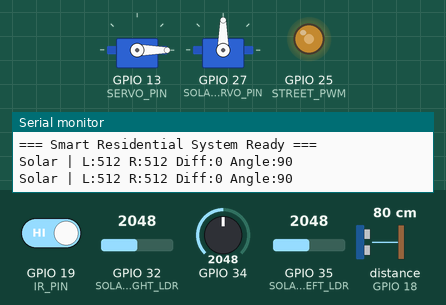
This sketch was run on a simulated ESP32. Shown: 2 × servo, output pins drawn as LEDs (lit = HIGH), the last lines printed to the serial monitor. Wiring (inferred from the names in the program): ultrasonic range finder: trigger GPIO 5; echo GPIO 18. Inputs (shaded band) come from the test bench; at power-on: GPIO 32 (SOLAR_RIGHT_LDR) = 2048, GPIO 19 (IR_PIN) HIGH, GPIO 35 (SOLAR_LEFT_LDR) = 2048, GPIO 34 = 2048, distance to the obstacle (sensor on GPIO 18) 80 cm (analog values on the 0–4095 scale). The echo pulse lasts 58.3 µs per cm; pins used as bus, display or sensor lines are not drawn.

Above: at 1.26 s.
1.3 s: GPIO 32 (SOLAR_RIGHT_LDR) set to 2340
4.3 s: GPIO 32 (SOLAR_RIGHT_LDR) set to 2402
At 4.47 s:
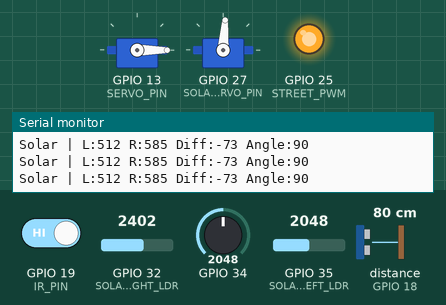
7.3 s: GPIO 19 (IR_PIN) driven LOW
At 8.3 s:
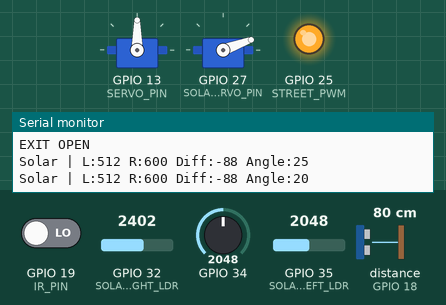
10.3 s: GPIO 35 (SOLAR_LEFT_LDR) set to 2676
11.8 s: GPIO 35 (SOLAR_LEFT_LDR) set to 2764
At 12.78 s:
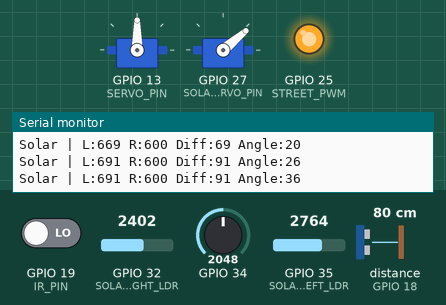
14.8 s: GPIO 34 set to 1940
At 14.99 s:
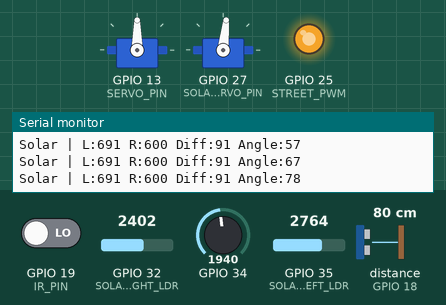
Timing chart, 0 to 18.8 s (numbered marks = the images above; inputs shaded):
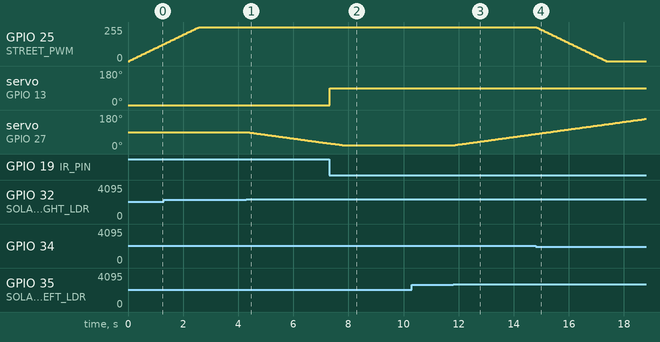

The sketch:

Arduino.ino
```cpp
// ESP32 PORT NOTES (read before uploading):
// 1) Install "ESP32Servo" library via Arduino IDE Library Manager (original
// Servo.h does not work on ESP32). 2) Tools > Board > select your ESP32 Dev
// Module. 3) ESP32 GPIOs are 3.3V logic, NOT 5V tolerant. If your HC-SR04 ECHO
// pin or IR sensor output
//    is 5V, use a voltage divider / logic level shifter before connecting to
//    ESP32 GPIO.
// 4) analogWrite() is replaced with ledcWrite() for ESP32 compatibility.
// 5) FIX (servo not moving): both servos and the street-light PWM were fighting
//    over the same LEDC timer. ESP32 LEDC has only 4 timers per speed group and
//    every 2 channels share 1 timer - if the 1000Hz street-light channel lands
//    on the same timer as a 50Hz servo channel, the timer's frequency gets
//    overwritten and the servo pulse train breaks for BOTH servos. Fix: reserve
//    a dedicated timer before attaching servos, and attach both servos BEFORE
//    the street-light ledcAttach() call.
#include <ESP32Servo.h>

// =============================================================
// Smart Residential System - ESP32 Controller
// Modules:
//   No1 - Ultrasonic + IR + Servo Gate (Entry/Exit)
//   No2 - LDR + PWM MOSFET Auto Street Light (with gradual dim)
//   No3 - Dual-LDR Solar Tracker with slow Servo
// =============================================================

// ==================== No1: Gate System =======================
#define TRIG_PIN 5   // ESP32: was 2 (avoids boot-strapping pin)
#define IR_PIN 19    // ESP32: was 3
#define ECHO_PIN 18  // ESP32: was 4
#define SERVO_PIN 13 // ESP32: was 5

Servo gateServo;

// --- Gate Angles ---
const int GATE_CLOSE_ANGLE = 0;
const int GATE_OPEN_ANGLE = 90;

// --- Detection Thresholds ---
const int ENTRY_DETECT_CM = 8; // Object 5..8 cm -> entry car incoming
const int EXIT_DETECT_CM = 4;  // Object <=4 cm -> car exiting gate area

// --- Debounce / Stability ---
const int STABLE_NEEDED = 2; // Consecutive reads needed before opening
int stableCount = 0;

// --- Timing ---
const unsigned long CLOSE_DELAY_MS = 1500; // Wait before closing gate (ms)
const unsigned long ENTRY_TIMEOUT_MS =
    10000; // FIX: Max time gate stays open for ENTRY
           // (IR miss-fire kaukwya, security risk ul shi)

// --- State Machine ---
enum GateMode {
  IDLE,
  ENTRY_OPEN,
  EXIT_OPEN,
  WAIT_CLEAR // Wait until no vehicle is detected before going IDLE
};
GateMode gateMode = IDLE;

// --- Non-blocking close timer ---
bool closeTimerActive = false;
unsigned long closeTimerStart = 0;

// Minimum time gate stays open before the EXIT close timer is allowed to start.
// Prevents instant-close if the IR beam is only briefly broken (car hasn't
// fully passed) right at the moment the gate opens.
const unsigned long EXIT_HOLD_MS = 800; // ms gate must stay open for EXIT mode
unsigned long exitOpenTime = 0;         // time when EXIT_OPEN state was entered

// FIX: Entry open timestamp for timeout guard
unsigned long entryOpenTime = 0;

// ==================== No2: Street Light ======================
#define STREET_LDR                                                             \
  34 // ESP32: was A0 (ADC1_CH6, input-only pin, fine for analogRead)
#define STREET_PWM 25 // ESP32: was 6 (pin 6-11 reserved for flash on ESP32)

// FIX: LEDC channel settings for ESP32 (replaces analogWrite)
#define STREET_LEDC_FREQ 1000 // Hz
#define STREET_LEDC_RES 8     // bits (0-255)

const int STREET_THRESHOLD =
    500; // LDR raw value (0-1023, see analogReadResolution below)
const bool DARK_WHEN_LOW = false; // false = dark when LDR value is HIGH

// Gradual dimming: ramp speed
const int LIGHT_RAMP_STEP = 5;
int currentBrightness = 0;

// ==================== No3: Solar Tracker =====================
#define SOLAR_LEFT_LDR 35  // ESP32: was A1 (ADC1_CH7)
#define SOLAR_RIGHT_LDR 32 // ESP32: was A2 (ADC1_CH4)
#define SOLAR_SERVO_PIN 27 // ESP32: was 10

Servo solarServo;

const int SOLAR_THRESHOLD = 80; // Min diff to trigger movement
const int SOLAR_MIN_ANGLE = 20;
const int SOLAR_MAX_ANGLE = 160;
const int SOLAR_STEP = 1;        // Degrees per servo step
const int SOLAR_MOVE_DELAY = 40; // ms between servo steps

int solarAngle = 90;
unsigned long lastSolarMove = 0;

// ⚡ POWER GUARD
const unsigned long SERVO_STAGGER_MS = 20;
unsigned long lastGateServoMove = 0;

// ==================== Main Loop Timing =======================
unsigned long lastLoopRun = 0;
const unsigned long LOOP_INTERVAL = 50;

// =============================================================
void setup() {
  Serial.begin(115200);

  // ESP32: match Uno's 10-bit ADC range (0-1023) so STREET_THRESHOLD /
  // SOLAR_THRESHOLD stay valid unchanged. ESP32 ADC defaults to 12-bit (0-4095)
  // otherwise.
  analogReadResolution(10);

  // Gate pins
  pinMode(TRIG_PIN, OUTPUT);
  pinMode(ECHO_PIN, INPUT);
  pinMode(IR_PIN, INPUT_PULLUP);

  // FIX: reserve a dedicated LEDC timer BEFORE either servo attaches, so the
  // street-light's 1000Hz channel (attached further below) is pushed onto a
  // timer that neither servo is using. Without this, the auto-allocator can
  // place the 1000Hz channel on the same timer as a 50Hz servo channel, which
  // silently rewrites that timer's frequency and breaks the servo's pulses.
  ESP32PWM::allocateTimer(3);

  // FIX: setPeriodHertz(50) locks each servo channel to standard 50Hz before
  // attach, and explicit 500-2400us pulse range is safer across servo brands
  // than the library default.
  gateServo.setPeriodHertz(50);
  gateServo.attach(SERVO_PIN, 500, 2400);
  closeGate();

  // Solar tracker - attached here (still before street light PWM) so both
  // servos claim their timers first.
  solarServo.setPeriodHertz(50);
  solarServo.attach(SOLAR_SERVO_PIN, 500, 2400);
  solarServo.write(solarAngle);

  // FIX: Street light - use ledcAttach + ledcWrite instead of analogWrite for
  // ESP32. Moved to AFTER both servo attach() calls (see timer-sharing note
  // above).
  ledcAttach(STREET_PWM, STREET_LEDC_FREQ, STREET_LEDC_RES);
  ledcWrite(STREET_PWM, 0);

  Serial.println(F("=== Smart Residential System Ready ==="));
}

// =============================================================
void loop() {
  if (millis() - lastLoopRun >= LOOP_INTERVAL) {
    lastLoopRun = millis();
    handleGate();
    handleStreetLight();
    handleSolarTracker();
  }
}

// =============================================================
// No1: Entry / Exit Gate Handler
// =============================================================
void handleGate() {
  long distance = 999;

  // FIX: Gate ပွင့်နေတဲ့အချိန်တွေမှာ pulseIn() ကြောင့် Solar Tracker တုန်ခါ/နှေးကွေးခြင်းမှ
  // ကာကွယ်ရန် Gate အပိတ် (IDLE) နှင့် ကားရှင်းမရှင်းစစ်ဆေးချိန် (WAIT_CLEAR) တွင်သာ Ultrasonic
  // ဖတ်မည်။
  if (gateMode == IDLE || gateMode == WAIT_CLEAR) {
    distance = getDistanceCM();
  }

  bool irDetected = (digitalRead(IR_PIN) == LOW);

  bool entryDetected = (distance >= 5 && distance <= ENTRY_DETECT_CM);
  bool exitDetected = (distance >= 1 && distance <= EXIT_DETECT_CM);

  // ---------- WAIT_CLEAR: wait for vehicle to fully clear ----------
  if (gateMode == WAIT_CLEAR) {
    if (!entryDetected && !exitDetected && !irDetected) {
      gateMode = IDLE;
      stableCount = 0;
      Serial.println(F("Gate area cleared -> IDLE"));
    }
    return;
  }

  // ---------- ENTRY detection ----------
  if (gateMode == IDLE && entryDetected) {
    stableCount++;
    if (stableCount >= STABLE_NEEDED) {
      openGate();
      gateMode = ENTRY_OPEN;
      stableCount = 0;
      entryOpenTime = millis(); // FIX: record entry open time for timeout guard
      Serial.println(F("ENTRY OPEN"));
    }
  }
  // ---------- EXIT detection ----------
  else if (gateMode == IDLE && irDetected) {
    openGate();
    gateMode = EXIT_OPEN;
    stableCount = 0;
    exitOpenTime = millis(); // Record when gate opened for EXIT hold guard
    Serial.println(F("EXIT OPEN"));
  } else if (gateMode == IDLE) {
    stableCount = 0;
  }

  // ---------- Start close timer after car passes ----------
  if (gateMode == ENTRY_OPEN && irDetected && !closeTimerActive) {
    closeTimerActive = true;
    closeTimerStart = millis();
    Serial.println(F("Entry car passed IR -> starting close timer"));
  }

  // FIX: ENTRY TIMEOUT GUARD
  // IR sensor miss-fire ဖြစ်ရင် Gate ထာဝရ ဖွင့်မနေအောင် timeout ထည့်ထားတယ်။
  // Security risk ကာကွယ်ချက်။
  if (gateMode == ENTRY_OPEN && !closeTimerActive &&
      (millis() - entryOpenTime >= ENTRY_TIMEOUT_MS)) {
    closeTimerActive = true;
    closeTimerStart = millis();
    Serial.println(F("Entry timeout -> force close timer started"));
  }

  // EXIT mode: start timer only after car fully clears AND hold time elapsed.
  // EXIT_HOLD_MS guard prevents instant-close the moment gate opens.
  if (gateMode == EXIT_OPEN && !exitDetected && !irDetected &&
      !closeTimerActive && (millis() - exitOpenTime >= EXIT_HOLD_MS)) {
    closeTimerActive = true;
    closeTimerStart = millis();
    Serial.println(F("Exit car cleared -> starting close timer"));
  }

  // ---------- Execute close after delay ----------
  if (closeTimerActive && (millis() - closeTimerStart >= CLOSE_DELAY_MS)) {
    closeGate();

    if (gateMode == ENTRY_OPEN)
      Serial.println(F("ENTRY CLOSED"));
    if (gateMode == EXIT_OPEN)
      Serial.println(F("EXIT CLOSED"));

    gateMode = WAIT_CLEAR;
    closeTimerActive = false;
  }
}

// --- Ultrasonic distance measurement ---
long getDistanceCM() {
  digitalWrite(TRIG_PIN, LOW);
  delayMicroseconds(2);
  digitalWrite(TRIG_PIN, HIGH);
  delayMicroseconds(10);
  digitalWrite(TRIG_PIN, LOW);

  // FIX: timeout 15000 -> 8000us (max ~138cm range, reduces blocking from 15ms
  // to 8ms) Solar Tracker smoothness တိုးတက်မည်
  long duration = pulseIn(ECHO_PIN, HIGH, 8000);
  if (duration == 0)
    return 999;
  return duration / 58;
}

void openGate() {
  gateServo.write(GATE_OPEN_ANGLE);
  lastGateServoMove = millis();
  Serial.println(F("-> Gate OPEN"));
}

void closeGate() {
  gateServo.write(GATE_CLOSE_ANGLE);
  lastGateServoMove = millis();
  Serial.println(F("-> Gate CLOSED"));
}

// =============================================================
// No2: Auto Street Light with Smooth PWM Dimming
// =============================================================
void handleStreetLight() {
  int ldrValue = analogRead(STREET_LDR);
  bool isDark = DARK_WHEN_LOW ? (ldrValue < STREET_THRESHOLD)
                              : (ldrValue > STREET_THRESHOLD);

  int targetBrightness = isDark ? 255 : 0;

  if (currentBrightness < targetBrightness) {
    currentBrightness =
        min(currentBrightness + LIGHT_RAMP_STEP, targetBrightness);
  } else if (currentBrightness > targetBrightness) {
    currentBrightness =
        max(currentBrightness - LIGHT_RAMP_STEP, targetBrightness);
  }

  // FIX: ledcWrite() replaces analogWrite() for ESP32 compatibility
  ledcWrite(STREET_PWM, currentBrightness);
}

// =============================================================
// No3: Solar Tracker with Non-blocking Slow Servo
// =============================================================
void handleSolarTracker() {
  int leftValue = analogRead(SOLAR_LEFT_LDR);
  int rightValue = analogRead(SOLAR_RIGHT_LDR);
  int diff = leftValue - rightValue;

  if (diff > SOLAR_THRESHOLD) {
    moveSolarSlow(+SOLAR_STEP);
  } else if (diff < -SOLAR_THRESHOLD) {
    moveSolarSlow(-SOLAR_STEP);
  }

  static unsigned long lastDebugPrint = 0;
  if (millis() - lastDebugPrint >= 500) {
    lastDebugPrint = millis();
    Serial.print(F("Solar | L:"));
    Serial.print(leftValue);
    Serial.print(F(" R:"));
    Serial.print(rightValue);
    Serial.print(F(" Diff:"));
    Serial.print(diff);
    Serial.print(F(" Angle:"));
    Serial.println(solarAngle);
  }
}

void moveSolarSlow(int step) {
  unsigned long now = millis();
  // ⚡ POWER GUARD
  if (now - lastGateServoMove < SERVO_STAGGER_MS)
    return;
  if (now - lastSolarMove >= (unsigned long)SOLAR_MOVE_DELAY) {
    solarAngle = constrain(solarAngle + step, SOLAR_MIN_ANGLE, SOLAR_MAX_ANGLE);
    solarServo.write(solarAngle);
    lastSolarMove = now;
  }
}
```

Measured:
- the behaviour switches between 2371 and 2372 on GPIO 32 (SOLAR_RIGHT_LDR) (found by bisection; images 0 and 1)
- the behaviour switches between 2723 and 2724 on GPIO 35 (SOLAR_LEFT_LDR) (found by bisection; images 2 and 3)
- the behaviour switches between 2004 and 2003 on GPIO 34 (found by bisection; images 3 and 4)
- after the input at 4.3 s, servo on GPIO 27 (SOLAR_SERVO_PIN): moves from 90° to 30° over 3.0 s, starting at once
- after the input at 7.3 s, servo on GPIO 13 (SERVO_PIN): 0° → 90° at once
- after the input at 11.8 s, servo on GPIO 27 (SOLAR_SERVO_PIN): moves from 20° to 80° over 3.0 s, starting at once
- after the input at 14.8 s, GPIO 25 (STREET_PWM): moves from 255/255 to 0/255 over 2.5 s, starting at once
